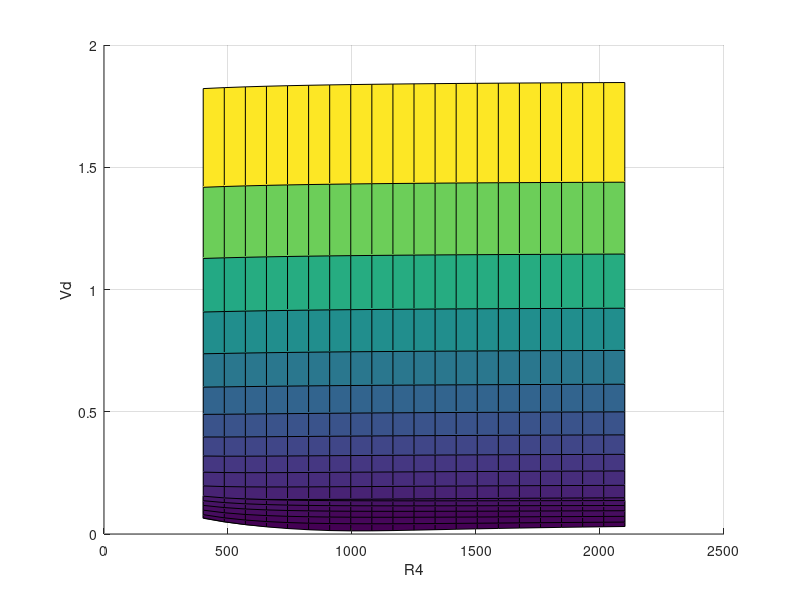

Recreate this plot in MATLAB.
clear
%Constantes
R1 = 1e1; %Ohm
C3 = 100e-9; %F

f = 10e3; %Hz
w = 2*pi*f;
Vg = 10; %V

%Resistencia 3
M = 20; %Vueltas al Potenciometro
QN = 20;
Qm = 0.25*QN;
QM = QN;
R3M = QM/(w*C3);
R3m = Qm/(w*C3);
dR3 = (R3M-R3m)/M;
R3 = (R3m:dR3:R3M)';

%Resistencia 4
N = 20; %Vueltas al Potenciometro
LM = 2.1e-3; %H
Lm = 0.4e-3; %H
R4M = LM/(C3*R1);
R4m = Lm/(C3*R1);
dR4 = (R4M-R4m)/N;
R4 = (R4m:dR4:R4M)';

%Componentes(Random)

Rx = 1e1; %Ohm. No la se, pero no va a afectar mucho los calculos
Lx = (LM-Lm)*rand()+Lm;
%Lx = L; %Alternatively

Qx = (QM-Qm)*rand()+Qm;
%Qx = Q; %Alternatively

%Impedancias en Puente de Maxwell
Z1 = R1;
Zx = Rx + 1i*w*Lx;
Z3 = 1./(1./R3 + 1i*w*C3);
Z4 = R4;

%Calculos
Vd = zeros(length(R3),length(R4));
for i=1:length(R3)
    for j=1:length(R4)
        Vd(i,j) = abs(Vg*(Z3(i)*Zx - Z1*Z4(j))/((Z1 + Z3(i))*(Zx + Z4(j))));
    end
end

%Coordenadas
Qxx = w *C3.*R3;
Lyy = R1*C3.*R4;

% %Coordenadas R
surf(R3,R4,Vd);
xlabel('R3'); %Qx
ylabel('R4'); %Lx
zlabel('Vd');

%Coordenadas Q,L

% surf(Qxx,Lyy,Vd);
% xlabel('Qx');
% ylabel('Lx');
% zlabel('Vd');

min(min(Vd))

view(90,0);
%90,0 veo el plano YZ
%180,0 veo el plano XZ
